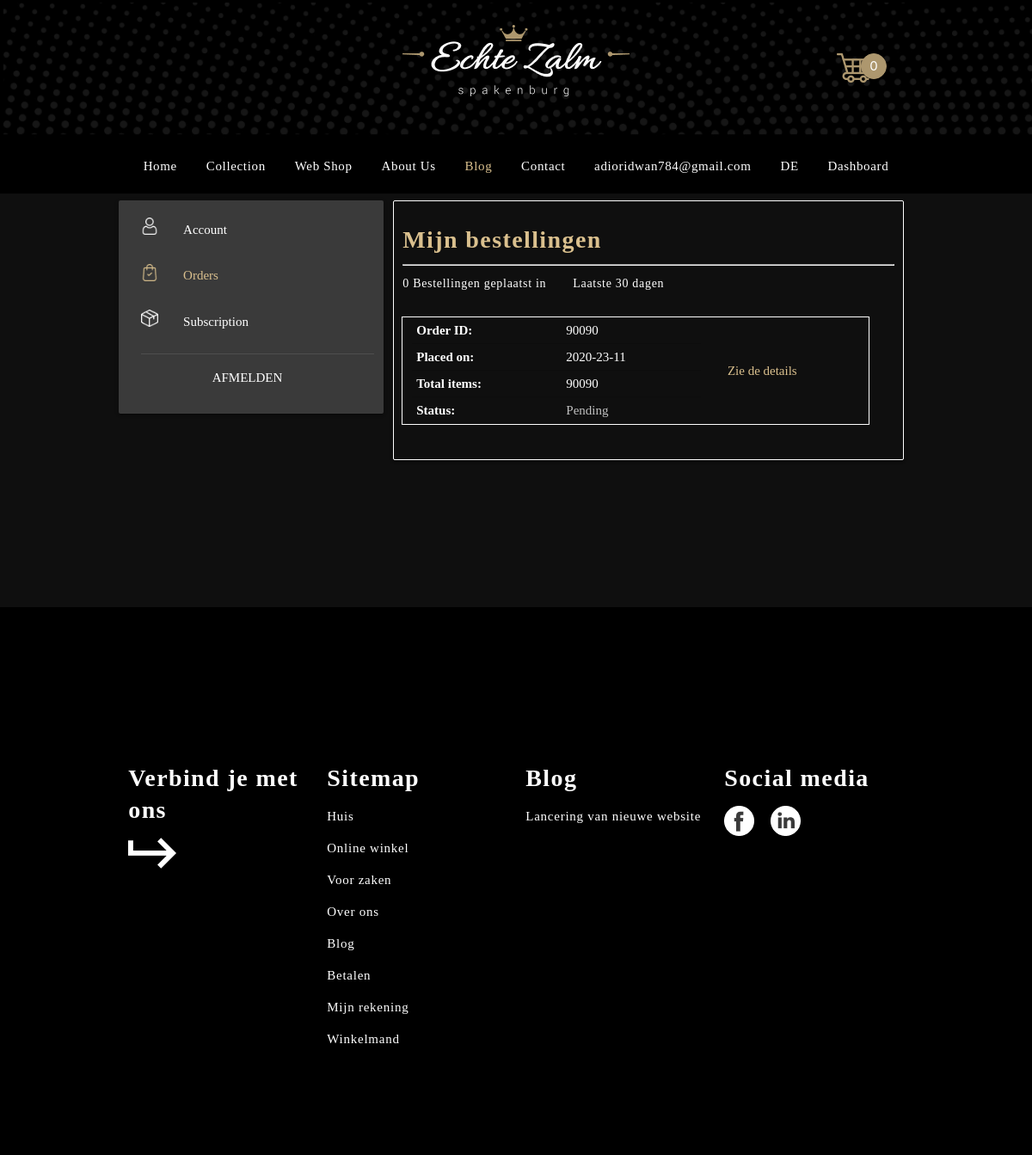
Page /myOrder.php (signed in) on the committed database.
### tables this page shows
CREATE TABLE `tbl_order` (
  `id` int(11) NOT NULL,
  `order_id` varchar(255) DEFAULT NULL,
  `user_id` int(11) DEFAULT NULL,
  `payment_status` varchar(20) DEFAULT NULL,
  `del_date` varchar(20) DEFAULT NULL,
  `del_status` varchar(20) DEFAULT NULL,
  `ord_date` varchar(30) DEFAULT NULL,
  `invoice` tinyint(1) DEFAULT '0',
  `payment_type` varchar(20) DEFAULT NULL,
  `amount` varchar(255) NOT NULL,
  `file` varchar(255) DEFAULT NULL
);

### myOrder.php (the view, shortened to what this page needs)
<?php $page ='blog'; include 'head.php' ?>
<section style="padding-top: 0px;background: #0F0F0F;">
	<div class="container">
  <div class="row">
    <div class="col l4 s12 m4 white-text card" id="black" style="background: #3A3A3A">
        <div class="card" style="padding-left:15px;background:transparent;box-shadow:0px 0px 0px 0px">
            <div class="card-content white-text" style="text-align:left;align-content:left;padding-top:10px">
        <a href="profile.php">
          <div class="row valign-wrapper">
            <div class="col s2 right-align">
              <img src="images/icon/user-no.png" style="width:20px;height:20px;margin-top:3px" alt="" class="responsive-img">
            </div>
            <div class="col s10">
              <span class="white-text">
                Account
              </span>
            </div>
          </div>
        </a>
        <a href="myOrder.php">
          <div class="row valign-wrapper">
            <div class="col s2 right-align">
              <img src="images/icon/lock.png" style="width:20px;height:20px;margin-top:3px" alt="" class="responsive-img white-text">
            </div>
            <div class="col s10">
              <span style="color:#DAC08E">
                Orders
              </span>
            </div>
          </div>
        </a>
        <a href="profile-subscription.php">
          <div class="row valign-wrapper">
            <div class="col s2 right-align">
              <img src="images/icon/diamond-no.png" style="width:20px;height:20px;margin-top:3px" alt="" class="responsive-img white-text ">
            </div>
            <div class="col s10">
              <span class="white-text">
                Subscription
              </span>
            </div>
          </div>
        </a>
            </div>
            <div class="card-action center">
              <a href="logout.php" class="white-text">Afmelden</a>
            </div>
          </div>
      </div>
<?php
  $p = $connect2db->query("SELECT count(id) as id FROM tbl_order WHERE user_id=$id AND MONTH(ord_date)=MONTH(CURRENT_DATE())");
  $pf = $p->fetch();
?>
			<div class="col l8 m8 s12 right-align">
        <div class="card" style="background:transparent;padding:10px;border:1px solid #fff">
          <div class="card-content center white-text">
            <h5 class="left-align"> Mijn bestellingen </h5>
            <hr>
            <div class="row">
              <div class="col l4 m4"><p class="white-text"><?php echo $pf->id; ?> Bestellingen geplaatst in</p></div>
              <div class="col l4 m4"><p class="white-text">Laatste 30 dagen</p></div>
            </div>
            <div class="row center" style="margin-top:25px;padding-left:0px;margin-bottom:0px">
              <div class="col l11 m11">
                  <div class="row">
<?php
  $prd = $connect2db->prepare("SELECT * FROM tbl_order WHERE user_id=?");
  $prd->execute([$id]);
  while($fprd = $prd->fetch()){
?>                    <div class="col l12 s12" style="border:1px solid #fff;margin-left: 10px;margin-bottom: 10px">
                      <table style="line-height:0px">
                        <tr>
                          <th> Order ID:</th>
                          <td> <?php echo $fprd->order_id; ?></td>
                          <td rowspan="4"> <a href="preview-order.php?product_id=<?php echo $fprd->order_id;?>" class="left" style="color:#DAC08E;position:relative;left:15%">Zie de details</a></td>
                        </tr>
                        <tr>
                          <th> Placed on:</th>
                          <td> <?php echo $fprd->ord_date; ?></td>
                        </tr>
                        <tr>
                          <th> Total items:</th>
                          <td> <?php echo $fprd->order_id; ?></td>
                        </tr>
                        <tr>
                          <th> Status:</th>
                          <td style="color:<?php if($fprd->del_status=='Pending'){echo '#c1c1c1;font-weight:300';}elseif($fprd->del_status=='Canceled'){echo '#F64F4F';}else{echo '#7CF094';}?>"> <?php echo $fprd->del_status; ?></td>
                        </tr>
                      </table>
                    </div>
          <?php } ?>
                  </div>
              </div>
            </div>
          </div>
        </div>
			</div>
		</div>
	</div>
    <div class="container" style="height:136px"></div>
</section>
<?php include ('footer.php'); ?>

### css/style.css (style rules this page uses)
h5 { font-family: Playfair Display; font-style: normal; font-weight: bold; font-size: 28px; line-height: 37px; letter-spacing: 0.05em; color: #DAC08E; }
body { padding:0px; height:0px; background-color: #000; font-family: 'Poppins'; }
.container { width: 77%; }
section .container img { margin-right: 16px; margin-bottom:4px; margin-top: 56px; }
p, .sub-title { font-family: Poppins; font-size: 20px; font-style: normal; font-weight: 500; line-height: 30px; letter-spacing: 0.05em; text-align: left; color:#fff; }
div .accordian, p { font-family: Poppins; font-size: 14px; font-style: normal; font-weight: 300; line-height: 27px; letter-spacing: 0.05em; text-align: left; }

### rows in the picture
tbl_order: order "90090", ord_date "2020-23-11", del_status "Pending"

### other values in the picture
$num "0"
$_SESSION['email'] "adioridwan784@gmail.com"
$pf->id "0"
